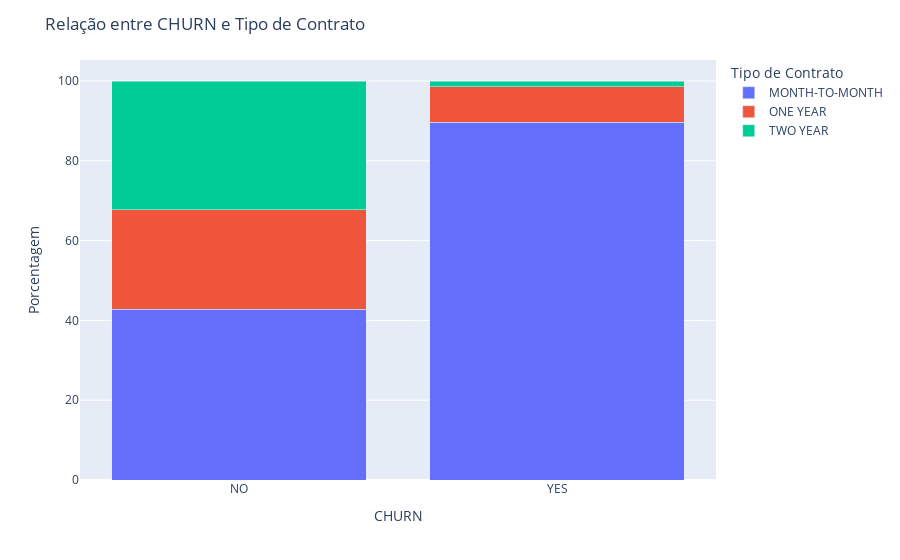

Notebook code cell kept with this figure:
### Markdown cell above
Aqui podemos concluir que precisamos fazer algo urgente em relação ao clientes que utilizam fibra ótica, a teoria nos diz que é uma conexão mais estavel mas na prática podemos ver que os clientes que utilizam esse serviço tem uma chance de 70% de nos abandonar.

### Code cell
# CHURN x Tipo de contrato
df_grouped = df.groupby(['CHURN', 'TIPO_CONTRATO']).size().reset_index(name='count')
total_por_CHURN = df_grouped.groupby('CHURN')['count'].transform('sum')
df_grouped['percent'] = (df_grouped['count'] / total_por_CHURN) * 100

fig = px.bar(df_grouped, x='CHURN', y='percent', color='TIPO_CONTRATO',barmode='stack',
             labels={'CHURN': 'CHURN', 'percent': 'Porcentagem', 'TIPO_CONTRATO': 'Tipo de Contrato'})

fig.update_layout(title='Relação entre CHURN e Tipo de Contrato',
                  yaxis_title='Porcentagem',
                  legend_title='Tipo de Contrato')

fig.show()

### Figure 1 — Plotly figure (JSON) as saved in the notebook; plotly's stock layout.template omitted (floating-point values rounded to 4 significant figures)
{"data": [{"alignmentgroup": "True", "hovertemplate": "Tipo de Contrato=MONTH-TO-MONTH<br>CHURN=%{x}<br>Porcentagem=%{y}<extra></extra>", "legendgroup": "MONTH-TO-MONTH", "marker": {"color": "#636efa", "pattern": {"shape": ""}}, "name": "MONTH-TO-MONTH", "offsetgroup": "MONTH-TO-MONTH", "orientation": "v", "showlegend": true, "textposition": "auto", "type": "bar", "x": ["NO", "YES"], "xaxis": "x", "y": [42.86, 89.64], "yaxis": "y"}, {"alignmentgroup": "True", "hovertemplate": "Tipo de Contrato=ONE YEAR<br>CHURN=%{x}<br>Porcentagem=%{y}<extra></extra>", "legendgroup": "ONE YEAR", "marker": {"color": "#EF553B", "pattern": {"shape": ""}}, "name": "ONE YEAR", "offsetgroup": "ONE YEAR", "orientation": "v", "showlegend": true, "textposition": "auto", "type": "bar", "x": ["NO", "YES"], "xaxis": "x", "y": [24.93, 8.964], "yaxis": "y"}, {"alignmentgroup": "True", "hovertemplate": "Tipo de Contrato=TWO YEAR<br>CHURN=%{x}<br>Porcentagem=%{y}<extra></extra>", "legendgroup": "TWO YEAR", "marker": {"color": "#00cc96", "pattern": {"shape": ""}}, "name": "TWO YEAR", "offsetgroup": "TWO YEAR", "orientation": "v", "showlegend": true, "textposition": "auto", "type": "bar", "x": ["NO", "YES"], "xaxis": "x", "y": [32.21, 1.391], "yaxis": "y"}], "layout": {"barmode": "stack", "legend": {"title": {"text": "Tipo de Contrato"}, "tracegroupgap": 0}, "margin": {"t": 60}, "title": {"text": "Relação entre CHURN e Tipo de Contrato"}, "xaxis": {"anchor": "y", "domain": [0, 1], "title": {"text": "CHURN"}}, "yaxis": {"anchor": "x", "domain": [0, 1], "title": {"text": "Porcentagem"}}}}
